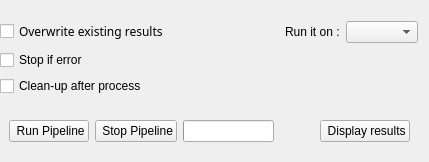
     <widget class="QWidget" name="widget_8" native="true">
      <layout class="QGridLayout" name="gridLayout_22">
       <property name="leftMargin">
        <number>0</number>
       </property>
       <property name="rightMargin">
        <number>10</number>
       </property>
       <item row="1" column="0">
        <widget class="QWidget" name="widget_20" native="true">
         <layout class="QHBoxLayout" name="horizontalLayout_6">
          <item>
           <widget class="QPushButton" name="runPipeline_button">
            <property name="text">
             <string> Run Pipeline</string>
            </property>
            <property name="icon">
             <iconset resource="resources.qrc">
              <normaloff>:/icons/icons/run-button.png</normaloff>:/icons/icons/run-button.png</iconset>
            </property>
            <property name="iconSize">
             <size>
              <width>24</width>
              <height>15</height>
             </size>
            </property>
           </widget>
          </item>
          <item>
           <widget class="QPushButton" name="stopPipeline_button">
            <property name="text">
             <string> Stop Pipeline</string>
            </property>
            <property name="icon">
             <iconset resource="resources.qrc">
              <normaloff>:/icons/icons/stop-button.png</normaloff>:/icons/icons/stop-button.png</iconset>
            </property>
            <property name="iconSize">
             <size>
              <width>15</width>
              <height>15</height>
             </size>
            </property>
           </widget>
          </item>
          <item>
           <widget class="QProgressBar" name="runPipeline_progressBar">
            <property name="palette">
             <palette>
              <active>
               <colorrole role="Highlight">
                <brush brushstyle="SolidPattern">
                 <color alpha="255">
                  <red>48</red>
                  <green>150</green>
                  <blue>218</blue>
                 </color>
                </brush>
               </colorrole>
              </active>
              <inactive>
               <colorrole role="Highlight">
                <brush brushstyle="SolidPattern">
                 <color alpha="255">
                  <red>48</red>
                  <green>150</green>
                  <blue>218</blue>
                 </color>
                </brush>
               </colorrole>
              </inactive>
              <disabled>
               <colorrole role="Highlight">
                <brush brushstyle="SolidPattern">
                 <color alpha="255">
                  <red>145</red>
                  <green>141</green>
                  <blue>126</blue>
                 </color>
                </brush>
               </colorrole>
              </disabled>
             </palette>
            </property>
            <property name="value">
             <number>0</number>
            </property>
            <property name="textVisible">
             <bool>false</bool>
            </property>
           </widget>
          </item>
          <item>
           <spacer name="horizontalSpacer_15">
            <property name="orientation">
             <enum>Qt::Horizontal</enum>
            </property>
            <property name="sizeHint" stdset="0">
             <size>
              <width>40</width>
              <height>20</height>
             </size>
            </property>
           </spacer>
          </item>
          <item>
           <widget class="QPushButton" name="displayResults_button">
            <property name="text">
             <string> Display results</string>
            </property>
            <property name="icon">
             <iconset resource="resources.qrc">
              <normaloff>:/icons/icons/eye.png</normaloff>:/icons/icons/eye.png</iconset>
            </property>
            <property name="iconSize">
             <size>
              <width>30</width>
              <height>15</height>
             </size>
            </property>
           </widget>
          </item>
         </layout>
        </widget>
       </item>
       <item row="0" column="0">
        <widget class="QWidget" name="widget_10" native="true">
         <layout class="QGridLayout" name="gridLayout_24">
          <property name="leftMargin">
           <number>0</number>
          </property>
          <property name="rightMargin">
           <number>0</number>
          </property>
          <item row="1" column="4">
           <widget class="QWidget" name="widget_15" native="true">
            <layout class="QHBoxLayout" name="horizontalLayout_11">
             <property name="margin">
              <number>1</number>
             </property>
             <item>
              <widget class="QLabel" name="computingSystem_label">
               <property name="text">
                <string>Run it on :</string>
               </property>
              </widget>
             </item>
             <item>
              <widget class="QComboBox" name="computingSystem_comboBox"/>
             </item>
            </layout>
           </widget>
          </item>
          <item row="1" column="0">
           <widget class="QCheckBox" name="overwriting_checkBox">
            <property name="font">
             <font>
              <family>Sans Serif</family>
             </font>
            </property>
            <property name="text">
             <string>Overwrite existing results</string>
            </property>
            <property name="checked">
             <bool>false</bool>
            </property>
           </widget>
          </item>
          <item row="3" column="0">
           <widget class="QCheckBox" name="stoppingIfError_checkBox">
            <property name="text">
             <string>Stop if error</string>
            </property>
            <property name="checked">
             <bool>false</bool>
            </property>
           </widget>
          </item>
          <item row="4" column="0">
           <widget class="QCheckBox" name="cleaningUp_checkBox">
            <property name="text">
             <string>Clean-up after process</string>
            </property>
            <property name="checked">
             <bool>false</bool>
            </property>
           </widget>
          </item>
          <item row="1" column="3">
           <spacer name="horizontalSpacer_9">
            <property name="orientation">
             <enum>Qt::Horizontal</enum>
            </property>
            <property name="sizeHint" stdset="0">
             <size>
              <width>40</width>
              <height>20</height>
             </size>
            </property>
           </spacer>
          </item>
         </layout>
        </widget>
       </item>
      </layout>
     </widget>
